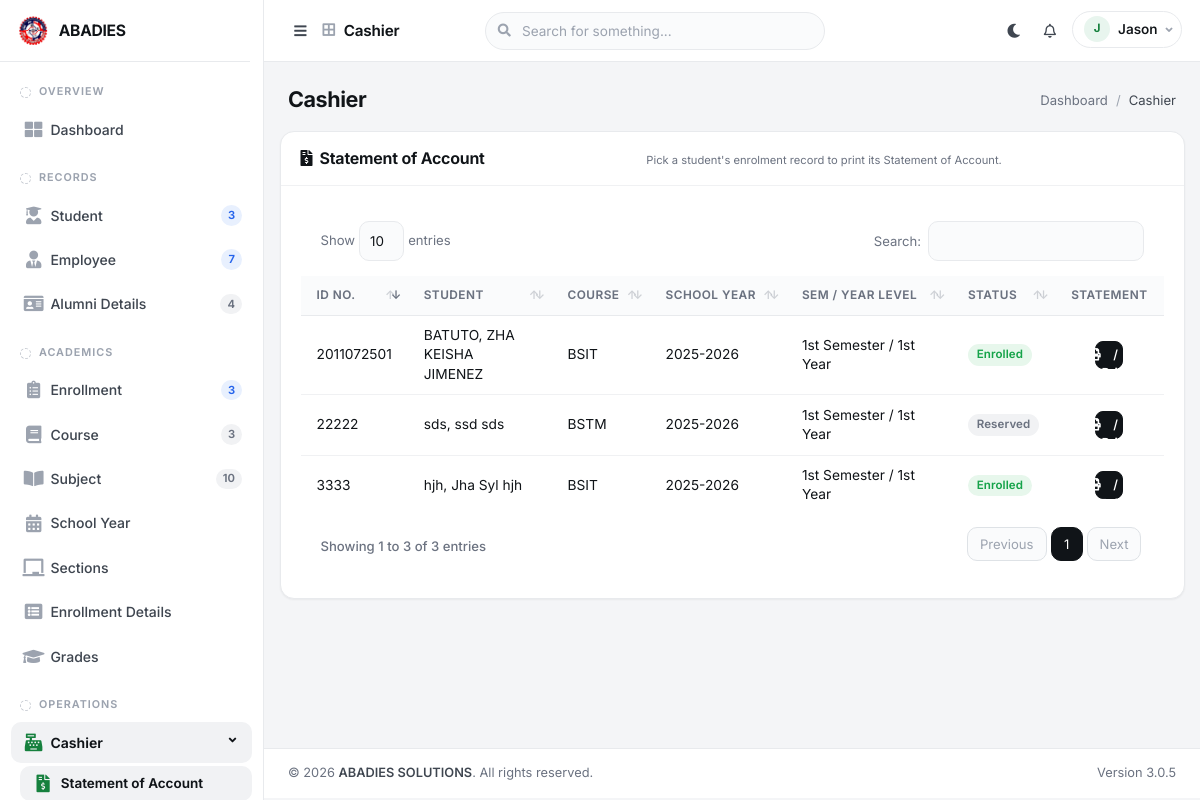
Page /module/cashier/index.php (signed in) on the committed database.
### tables this page shows
CREATE TABLE `tblenrollment` (
  `ENROLLMENT_ID` int(11) NOT NULL,
  `S_ID` int(11) NOT NULL,
  `COURSE_ID` int(11) NOT NULL,
  `SECTION_ID` int(11) DEFAULT NULL,
  `SY_ID` int(11) NOT NULL,
  `YEAR_LEVEL` varchar(20) NOT NULL,
  `SEMESTER` varchar(20) NOT NULL,
  `CATEGORY` varchar(30) NOT NULL DEFAULT 'New',
  `CURRICULUM_YR` varchar(20) DEFAULT NULL,
  `DATE_RESERVED` date DEFAULT NULL,
  `DATE_ENROLLED` date DEFAULT NULL,
  `STATUS` varchar(30) NOT NULL DEFAULT 'Reserved',
  `ENCODED_BY` int(11) DEFAULT NULL
);

CREATE TABLE `tblstudent` (
  `S_ID` int(11) NOT NULL,
  `IDNO` varchar(20) NOT NULL,
  `FNAME` varchar(40) NOT NULL,
  `LNAME` varchar(40) NOT NULL,
  `MNAME` varchar(40) NOT NULL,
  `SEX` varchar(10) NOT NULL DEFAULT 'Male',
  `BDAY` date DEFAULT NULL,
  `BPLACE` text DEFAULT NULL,
  `STATUS` varchar(30) NOT NULL DEFAULT 'Active',
  `AGE` int(11) DEFAULT NULL,
  `NATIONALITY` varchar(40) DEFAULT NULL,
  `RELIGION` varchar(255) DEFAULT NULL,
  `CONTACT_NO` varchar(40) DEFAULT NULL,
  `HOME_ADD` text DEFAULT NULL,
  `EMAIL` varchar(150) DEFAULT NULL,
  `ACC_PASSWORD` text DEFAULT NULL,
  `LRNNO` varchar(15) DEFAULT NULL,
  `CONTACTPERSON` varchar(150) DEFAULT NULL,
  `COMPANYIDNO` int(11) DEFAULT NULL,
  `COURSE_ID` int(11) DEFAULT NULL,
  `AddedBy` int(11) DEFAULT NULL
);

CREATE TABLE `tblcourses` (
  `COURSE_ID` int(11) NOT NULL,
  `COURSE_CODE` varchar(20) NOT NULL,
  `COURSE_NAME` varchar(150) NOT NULL,
  `COURSE_DESC` text DEFAULT NULL,
  `STATUS` varchar(20) NOT NULL DEFAULT 'Active'
);

CREATE TABLE `tblschoolyear` (
  `SY_ID` int(11) NOT NULL,
  `SCHOOL_YEAR` varchar(20) NOT NULL,
  `STATUS` varchar(20) NOT NULL DEFAULT 'Inactive'
);

### module/cashier/index.php (called while the page is built, shortened)
<?php
require_once("../../theme/template.php");
?>

### include/database.php (called while the page is built, shortened)
<?php
class Database {
	var $query = '';
	public $conn;
	public function open_connection() {
		try {
		$this->conn = new PDO("mysql:host=".DB_SERVER.";dbname=".DB_NAME. "", DB_USER,DB_PASS);
		$this->conn->setAttribute(PDO::ATTR_ERRMODE, PDO::ERRMODE_EXCEPTION);
		}catch(PDOException $e){
			echo "Problem in database connection! Contact administrator!". $e->getMessage();
		}
	}
	function setQuery($sql='') {
		try {
		   $this->sql_string=$sql;
			$this->query = $this->conn->prepare($this->sql_string);
			$this->query->execute();
		  } catch (PDOException $e) {
		    echo "Failed to get query handle: " . $e->getMessage() . "\n";
		    exit;
		  }
	}
	function loadResultList() {
		$results = $this->query->fetchAll(PDO::FETCH_OBJ);
		return $results;
	}
}
$mydb = new Database();
?>

### module/cashier/list.php (the view, shortened to what this page needs)
<?php
global $mydb;
$rows = array();
$mydb->setQuery("SELECT e.ENROLLMENT_ID, e.YEAR_LEVEL, e.SEMESTER, e.STATUS,
      s.IDNO, s.LNAME, s.FNAME, s.MNAME,
      c.COURSE_CODE, sy.SCHOOL_YEAR
    FROM `tblenrollment` e
    JOIN `tblstudent`    s  ON s.S_ID      = e.S_ID
    JOIN `tblcourses`    c  ON c.COURSE_ID = e.COURSE_ID
    JOIN `tblschoolyear` sy ON sy.SY_ID    = e.SY_ID
    ORDER BY e.ENROLLMENT_ID DESC");
foreach ($mydb->loadResultList() as $r) { $rows[] = $r; }
?>
<section class="content">
  <div class="container-fluid">
    <div class="row">
      <div class="col-12">
        <div class="card">
          <div class="card-header">
            <h3 class="card-title"><i class="fa fa-file-invoice-dollar"></i>&nbsp; Statement of Account</h3>
            <div class="card-tools">
              <span class="text-muted small">Pick a student's enrolment record to print its Statement of Account.</span>
            </div>
          </div>
          <div class="card-body">
            <table id="tblcashierlist" class="table table-bordered table-striped" style="width:100%">
              <thead>
                <tr>
                  <th>ID No.</th>
                  <th>Student</th>
                  <th>Course</th>
                  <th>School Year</th>
                  <th>Sem / Year Level</th>
                  <th>Status</th>
                  <th class="text-center">Statement</th>
                </tr>
              </thead>
              <tbody>
                <?php foreach ($rows as $r) {
                  $statusClass = 'secondary';
                  if ($r->STATUS == 'Enrolled')   { $statusClass = 'success'; }
                ?>
                <tr>
                  <td><?php echo htmlspecialchars($r->IDNO); ?></td>
                  <td><?php echo htmlspecialchars(trim($r->LNAME.', '.$r->FNAME.' '.$r->MNAME)); ?></td>
                  <td><?php echo htmlspecialchars($r->COURSE_CODE); ?></td>
                  <td><?php echo htmlspecialchars($r->SCHOOL_YEAR); ?></td>
                  <td><?php echo htmlspecialchars($r->SEMESTER.' / '.$r->YEAR_LEVEL); ?></td>
                  <td><span class="badge badge-<?php echo $statusClass; ?>"><?php echo htmlspecialchars($r->STATUS); ?></span></td>
                  <td class="text-center">
                    <button type="button" EID="<?php echo $r->ENROLLMENT_ID; ?>" class="btn btn-primary btn-xs viewSOA" title="Statement of Account">
                      <span class="fa fa-print"></span> View / Print
                    </button>
                  </td>
                </tr>
                <?php } ?>
              </tbody>
            </table>
          </div>
        </div>
      </div>
    </div>
  </div>
</section>

### custom.css (style rules this page uses)
:root { --canvas: #F4F5F7; --surface: #FFFFFF; --surface-2: #FAFBFC; --surface-sunk: #F1F2F4; --ink: #101418; --ink-2: #3F4650; --muted: #6B7280; --faint: #9CA3AF; --line: #E8EAED; --line-soft: #F0F1F3; --brand: #15803D; --brand-dark: #0B3D24; --brand-soft: #E8F5EE; --pos: #16A34A; --pos-soft: #E7F7EC; --neg: #DC2626; --neg-soft: #FDECEC; --warn: #D97706; --warn-soft: #FEF3E2; --info: #2563EB; --info-soft: #E8F0FE; --radius: 14px; --radius-sm: 10px; --radius-pill: 999px; --shadow-sm: 0 1px 2px rgba(16,20,24,.05); --shadow: 0 1px 3px rgba(16,20,24,.06), 0 8px 24px -12px rgba(16,20,24,.10); --shadow-lg: 0 24px 60px -20px rgba(16,20,24,.22); --sidebar-w: 264px; --font: "Inter", "Poppins", -apple-system, "Segoe UI", Roboto, Arial, sans-serif; }
html, body { background: var(--canvas); }
body { font-family: var(--font); color: var(--ink); font-size: 14px; line-height: 1.55; -webkit-font-smoothing: antialiased; -moz-osx-font-smoothing: grayscale; }
h1, h2, h3, h4, h5, h6, .h1, .h2, .h3, .h4, .h5 { color: var(--ink); font-weight: 650; letter-spacing: -.015em; }
.text-muted { color: var(--muted) !important; }
* { scrollbar-width: thin; scrollbar-color: #D6D9DE transparent; }
.content { padding: 1rem 1.5rem 2rem; }
.content-header + .content { padding-top: .75rem; }
.card { background: var(--surface); border: 1px solid var(--line); border-radius: var(--radius); box-shadow: var(--shadow-sm); margin-bottom: 1.25rem; }
.card-header { background: transparent; border-bottom: 1px solid var(--line-soft); padding: 1rem 1.25rem; border-radius: var(--radius) var(--radius) 0 0; display: flex; align-items: center; justify-content: space-between; gap: 1rem; }
.card-title { display: block; float: none; font-size: 1rem; font-weight: 660; margin: 0; letter-spacing: -.015em; line-height: 1.35; }
.card-body { padding: 1.25rem; }
.card-header .card-tools { position: static; margin: 0; }
.table { color: var(--ink); margin: 0; }
.table thead th { background: var(--surface-2); border-top: none !important; border-bottom: 1px solid var(--line) !important; font-size: .74rem; font-weight: 640; letter-spacing: .04em; text-transform: uppercase; color: var(--muted); padding: .7rem 1rem; white-space: nowrap; }
.table tbody td { border-top: 1px solid var(--line-soft) !important; padding: .8rem 1rem; vertical-align: middle; font-size: .86rem; }
.table tbody tr:first-child td { border-top: none !important; }
.table-striped tbody tr:nth-of-type(odd) { background: transparent; }
.table-bordered, .table-bordered thead th, .table-bordered tbody td { border-left: none !important; border-right: none !important; }
.table-bordered { border-top: none !important; border-bottom: none !important; }
.table-bordered thead th { border-bottom: 1px solid var(--line) !important; }
.table td, .table th { line-height: 1.4; }
.dataTable tbody td { padding-top: .65rem; padding-bottom: .65rem; }
.btn { border-radius: var(--radius-sm); font-weight: 580; font-size: .855rem; padding: .5rem .95rem; border: 1px solid transparent; transition: background .14s ease, border-color .14s ease, box-shadow .14s ease, transform .1s ease; box-shadow: none; }
.btn-primary { background: var(--ink); border-color: var(--ink); color: #fff; }
.btn-xs, .btn-sm { font-size: .78rem; padding: .3rem .55rem; border-radius: 8px; }
.table .btn-xs { width: 28px; height: 28px; padding: 0; display: inline-flex; align-items: center; justify-content: center; }
.badge { font-weight: 620; font-size: .72rem; padding: .3rem .55rem; border-radius: var(--radius-pill); letter-spacing: .01em; }
.badge-success { background: var(--pos-soft) !important; color: var(--pos) !important; }
.badge-secondary { background: var(--surface-sunk) !important; color: var(--muted) !important; }

### rows in the picture
tblenrollment: S_ID.IDNO "22222", S_ID.MNAME "sds, ssd sds", COURSE_ID.COURSE_CODE "BSTM", SY_ID.SCHOOL_YEAR "2025-2026", SEMESTER+YEAR_LEVEL "1st Semester / 1st Year", STATUS "Reserved"
tblenrollment: S_ID.IDNO "3333", S_ID.MNAME "hjh, Jha Syl hjh", COURSE_ID.COURSE_CODE "BSIT", SY_ID.SCHOOL_YEAR "2025-2026", SEMESTER+YEAR_LEVEL "1st Semester / 1st Year", STATUS "Enrolled"
tblenrollment: S_ID.IDNO "2011072501", S_ID.MNAME "BATUTO, ZHA KEISHA JIMENEZ", COURSE_ID.COURSE_CODE "BSIT", SY_ID.SCHOOL_YEAR "2025-2026", SEMESTER+YEAR_LEVEL "1st Semester / 1st Year", STATUS "Enrolled"

### other values in the picture
$hdrTitle "Cashier"
$hdrInit "J"
$hdrName "Jason"
$label "3 7 4 3 3 10"
$title "Cashier"
